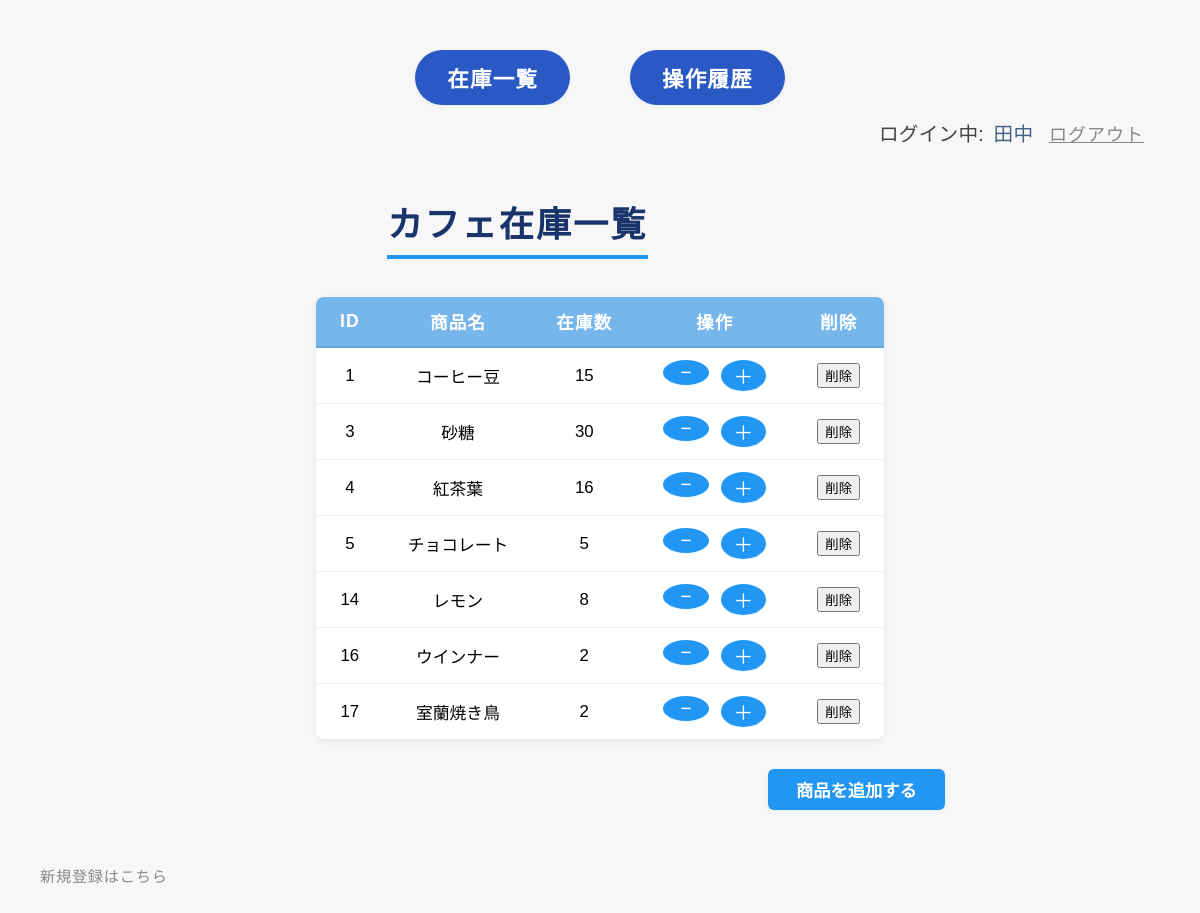
The page / (signed in) on the database its author committed.
### tables this page shows
CREATE TABLE "inventory" (
	"id"	INTEGER,
	"item_id"	INTEGER,
	"quantity"	INTEGER,
	PRIMARY KEY("id" AUTOINCREMENT)
);

CREATE TABLE "items" (
	"id"	INTEGER,
	"name"	TEXT,
	"delete_flag"	INTEGER DEFAULT 0,
	PRIMARY KEY("id" AUTOINCREMENT)
);

### app.py (the view)
@app.route('/')
def index():
    if not is_logged_in():
        return redirect(url_for('login'))
    inventory_list = get_inventory_list()
    return render_template('index.html', inventory_list=inventory_list)

### app.py (called while the page is built)
def get_inventory_list():
    if not is_logged_in():
        return redirect(url_for('login'))
    conn = sqlite3.connect('inventory.db')
    cursor = conn.cursor()
    cursor.execute('''
        SELECT items.id, items.name, inventory.quantity
        FROM items
        LEFT JOIN inventory ON items.id = inventory.item_id
        WHERE items.delete_flag = 0
        ORDER BY items.id
    ''')
    results = cursor.fetchall()
    conn.close()
    inventory_list = []
    for row in results:
        inventory_list.append({
            'id': row[0],
            'name': row[1],
            'quantity': row[2] if row[2] is not None else 0
        })
    return inventory_list

def is_logged_in():
    return 'user_id' in session

### templates/index.html (shortened to what this page needs)
{% extends "base.html" %}
{% block content %}
    <h1 style="margin-left: 31%;">カフェ在庫一覧</h1>
    <table>
        <tr>
            <th>ID</th>
            <th>商品名</th>
            <th>在庫数</th>
            <th>操作</th>
            <th>削除</th>
        </tr>
        {% for item in inventory_list %}
        <tr>
            <td>{{ item.id }}</td>
            <td>{{ item.name }}</td>
            <td>{{ item.quantity }}</td>
            <td>
                <div class="button-group">
                    <form action="{{ url_for('update_quantity', item_id=item.id, action='minus') }}" method="post" style="display:inline;">
                        <button class="update-btn" type="submit">−</button>
                    </form>
                    <form action="{{ url_for('update_quantity', item_id=item.id, action='plus') }}" method="post" style="display:inline;">
                        <button class="update-btn" type="submit">＋</button>
                    </form>
                </div>
            </td>
            <td>
                <form action="{{ url_for('delete_item', item_id=item.id) }}" method="post" style="display:inline;">
                    <button class="delete-btn" type="submit" onclick="return confirm('本当に削除しますか？')">削除</button>
                </form>
            </td>
        </tr>
        {% endfor %}
    </table>
<a href="{{ url_for('add_item') }}" class="add-btn" style="margin-left: 65%;">商品を追加する</a>
<br><br><br>
<a href="{{ url_for('register') }}" class="register-link">新規登録はこちら</a>
{% endblock %}

### static/style.css (style rules this page uses)
body { font-family: "Yu Gothic", "Meiryo", sans-serif; background: #f7f7f7; margin: 40px; }
h1 { color: #3a3a3a; margin-bottom: 24px; letter-spacing: 2px; }
table { border-collapse: collapse; background: #fff; min-width: 360px; margin: 0 auto; box-shadow: 0 2px 8px rgba(0,0,0,0.07); border-radius: 8px; overflow: hidden; }
th, td { padding: 12px 24px; text-align: center; }
th { background: #77b6ea; color: #fff; font-size: 1.1em; letter-spacing: 1px; border-bottom: 2px solid #5fa6dd; }
td { border-bottom: 1px solid #eee; font-size: 1.05em; }
tr:last-child td { border-bottom: none; }
.add-btn { display: inline-block; margin-bottom: 18px; padding: 8px 28px; background: #2196f3; color: #fff; border-radius: 6px; text-decoration: none; font-size: 1.08em; font-weight: bold; box-shadow: 0 2px 6px rgba(33,150,243,0.08); border: none; transition: background 0.15s, box-shadow 0.15s; }
.update-btn { width: 2.3em; font-size: 1.18em; background: #2196f3; color: #fff; border: none; border-radius: 50%; margin: 0 3px; box-shadow: 0 1px 2px rgba(33,150,243,0.10); cursor: pointer; transition: background 0.12s, box-shadow 0.12s; }
.button-group { display: flex; justify-content: center; gap: 6px; }
h1 { color: #19336b; font-size: 2.2em; font-weight: bold; padding-bottom: 8px; border-bottom: 4px solid #2196f3; text-align: center; display: inline-block; margin: 46px 0 38px 0; padding-bottom: 8px; border-bottom: 4px solid #2196f3; }
table { margin: 0 auto 30px auto; }
.register-link { color: #888; font-size: 0.95em; font-weight: 300; text-decoration: none; letter-spacing: 0.05em; transition: color 0.2s; }

### rows shown on the page
inventory: id "1", name "コーヒー豆", quantity "15"
inventory: id "3", name "砂糖", quantity "30"
inventory: id "4", name "紅茶葉", quantity "16"
inventory: id "5", name "チョコレート", quantity "5"
inventory: id "14", name "レモン", quantity "8"
inventory: id "16", name "ウインナー", quantity "2"
inventory: id "17", name "室蘭焼き鳥", quantity "2"

### other values the page prints
{{ session['user_name'] }} "田中"
